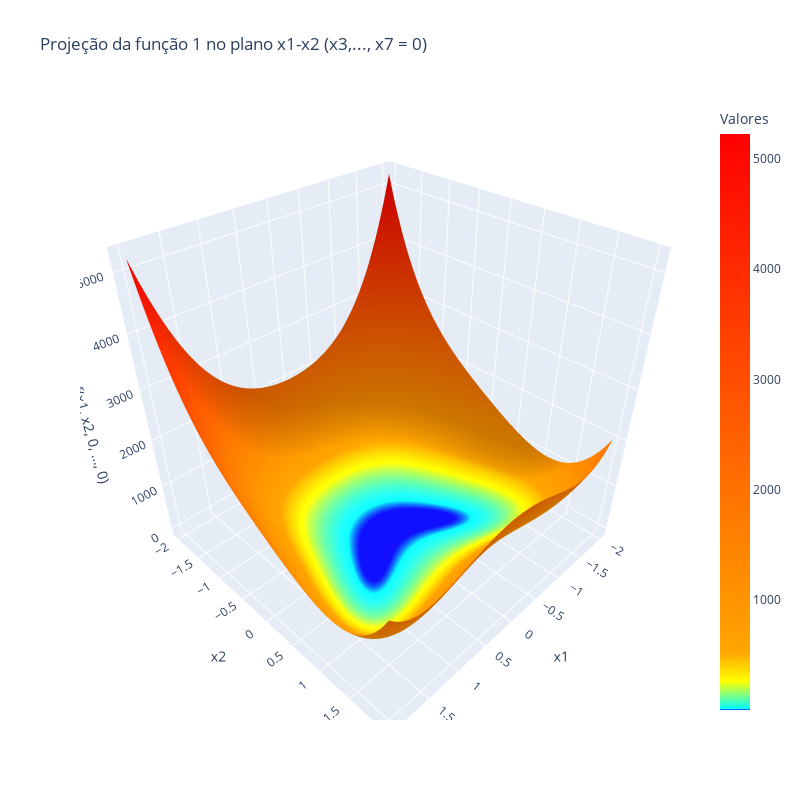

This figure's notebook cell:
### Markdown cell above
## Estudo da função
A função 1 é uma generalização multidimensional da função de Rosenbrock, uma função usada para testar algoritmos de otimização. A função 1 é definida por:

\begin{equation}
f(\mathbf{x}) = \sum_{i=1}^{6} 100(x_{i+1} - x_i^2)^2 + (1 - x_i)^2
\end{equation}

s. a.

\begin{equation}
x \in \mathbb{R}^7
\end{equation}

Ela é uma função não-convexa e, como na função de Rosenbrock, o mínimo global é localizado em um vale estreito e longo.

### Code cell
import numpy as np
import plotly.graph_objects as go
from sympy import lambdify

f_x_func = lambdify(variaveis, f_x, 'numpy')

x1_vals = np.linspace(-2, 2, 100)
x2_vals = np.linspace(-2, 2, 100)
x1, x2 = np.meshgrid(x1_vals, x2_vals)


fixed_values = [0] * 5
f_vals = np.array([
    f_x_func(x1_val, x2_val, *fixed_values)
    for x1_val, x2_val in zip(np.ravel(x1), np.ravel(x2))
]).reshape(x1.shape)

fig = go.Figure(data=[go.Surface(z=f_vals, x=x1, y=x2, colorscale=[
        [0.0, 'blue'],
        [0.002, 'cyan'],
        [0.05, 'yellow'],
        [0.1, 'orange'],
        [1.0, 'red']
    ], colorbar=dict(title="Valores"))])
fig.update_layout(
    title="Projeção da função 1 no plano x1-x2 (x3,..., x7 = 0)",
    scene=dict(
        xaxis_title='x1',
        yaxis_title='x2',
        zaxis_title='f(x1, x2, 0, ..., 0)'
    ),
    width=800,
    height=800
)

fig.show()

### Figure 1 — Plotly figure (JSON) as saved in the notebook; plotly's stock layout.template omitted (floating-point values rounded to 4 significant figures; data arrays with more than 128 entries replaced by an {"elided": "..."} marker saying what was removed)
{"data": [{"colorbar": {"title": {"text": "Valores"}}, "colorscale": [[0, "blue"], [0.002, "cyan"], [0.05, "yellow"], [0.1, "orange"], [1, "red"]], "type": "surface", "x": {"elided": "100x100 float values"}, "y": {"elided": "100x100 float values"}, "z": {"elided": "100x100 float values"}}], "layout": {"height": 800, "scene": {"xaxis": {"title": {"text": "x1"}}, "yaxis": {"title": {"text": "x2"}}, "zaxis": {"title": {"text": "f(x1, x2, 0, ..., 0)"}}}, "title": {"text": "Projeção da função 1 no plano x1-x2 (x3,..., x7 = 0)"}, "width": 800}}
